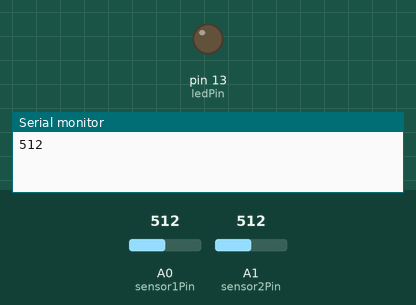
Bench run of a sketch on a simulated Arduino Uno, built with avr-gcc and run on an emulated ATmega328P. On the bench: output pins drawn as LEDs (lit = HIGH), the last lines printed to the serial monitor. The inputs (shaded band) are chosen by the test bench; at power-on: A0 (sensor1Pin) = 512, A1 (sensor2Pin) = 512.

Above: at 0.1 s.
At 15.7 s:
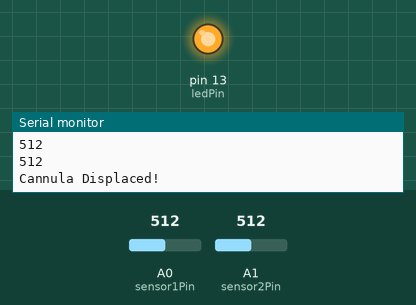
Timing chart, 0 to 17.2 s (numbered marks = the images above):
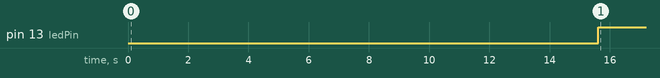

The sketch:

arduino_code.ino
```cpp
// Pin assignments
int sensor1Pin = A0;   // analog pin for first temperature sensor
int sensor2Pin = A1;   // analog pin for second temperature sensor
int ledPin = 13;       // digital pin for LED indicator

// Circular buffer to store recent temperature readings
const int bufferSize = 10;       // number of readings to average over
int readings1[bufferSize], readings2[bufferSize];
int index = 0;                    // current index in the buffer

// Detection parameters
int fluctuationThreshold = 15;     // max allowed temperature variation to consider sensor "still"
unsigned long stillStart = 0;      // timestamp when both sensors became thermally stable
unsigned long requiredStillness = 15000; // time (ms) temperature must remain stable before triggering LED

void setup() {
  Serial.begin(9600);              // initialize serial communication for debugging
  pinMode(ledPin, OUTPUT);         // set LED pin as output

  // Initialize temperature readings buffer with current sensor values
  int init1 = analogRead(sensor1Pin);
  int init2 = analogRead(sensor2Pin);
  for (int i = 0; i < bufferSize; i++) {
    readings1[i] = init1;
    readings2[i] = init2;
  }
}

void loop() {
  // Read current temperature values into the buffer
  readings1[index] = analogRead(sensor1Pin);
  Serial.println(readings1[index]);   // print first sensor value for debugging
  readings2[index] = analogRead(sensor2Pin);

  // Increment index for circular buffer
  index = (index + 1) % bufferSize;

  // Find min and max readings in the buffer for both sensors
  int max1 = readings1[0], min1 = readings1[0];
  int max2 = readings2[0], min2 = readings2[0];
  for (int i = 1; i < bufferSize; i++) {
    if (readings1[i] > max1) max1 = readings1[i];
    if (readings1[i] < min1) min1 = readings1[i];
    if (readings2[i] > max2) max2 = readings2[i];
    if (readings2[i] < min2) min2 = readings2[i];
  }

  // Compute temperature range to measure fluctuation
  int range1 = max1 - min1;
  int range2 = max2 - min2;

  // Determine if either sensor has low temperature fluctuation
  bool still = (range1 < fluctuationThreshold) || (range2 < fluctuationThreshold);

  // If temperatures are stable, start timing; else, reset timer
  if (still) {
    if (stillStart == 0) stillStart = millis();  // start counting thermal stability
  } else {
    stillStart = 0;  // temperature fluctuating, reset timer
  }

  // Turn LED on if temperature remains stable for required duration
  if (stillStart != 0 && millis() - stillStart >= requiredStillness) {
    Serial.println("Cannula Displaced!");  // alert: temperature stable indicates potential dislodgement
    digitalWrite(ledPin, HIGH);            // turn LED on
  } else {
    digitalWrite(ledPin, LOW);             // keep LED off
  }

  delay(400);  // wait 400ms before next loop iteration
}
```

Measured:
- by itself, pin 13 (ledPin): LOW → HIGH at 15.6 s
